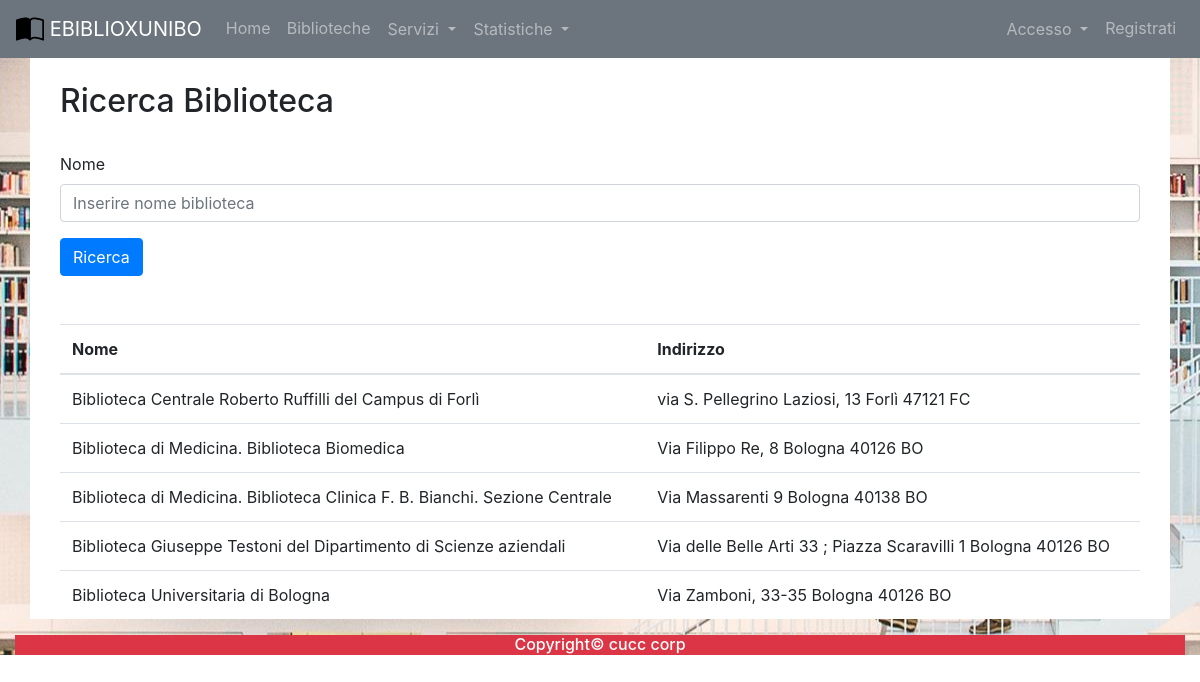
Page /biblioteche.php on the committed database.
### tables this page shows
create table BIBLIOTECA(
    Nome varchar(255) primary key,
    Email varchar(255),
    SitoWeb varchar(255),
    Indirizzo varchar(255),
    Latitudine decimal(16,12),
    Longitudine decimal(16,12),
    Note text
);

### includes/autoloader.inc.php (called while the page is built, shortened)
<?php
    function myAutoLoader($className){
        $path = "C:\\xampp\\htdocs\\Ebiblio\\controller\\";
        $extension = ".class.php";
        $fullPath = $path.$className.$extension;
    }
?>

### controller/dbh.class.php (called while the page is built)
<?php
    class Dbh {
        private static $dbInstance;
        private $db;
        public static function getInstance() {
            if(is_null(Dbh::$dbInstance)) {
                self::$dbInstance = new Dbh();
            }
            return self::$dbInstance;
        }
        private function __construct() {
            try {
                $this->db = new PDO(
                    'mysql:host=localhost;dbname=ebiblio;charset=utf8',
                    'root',
                    '1590');
                $this->db->setAttribute(PDO::ATTR_ERRMODE, PDO::ERRMODE_EXCEPTION);
                $this->db->setAttribute(PDO::ATTR_EMULATE_PREPARES, true);
            } catch (PDOException $pdo) {
                echo "No database found! Please run the database server to proceed!";
            }
        }
        public function getDb() {
            return $this->db;
        }
    }
?>

### controller/bibliotecaController.class.php (called while the page is built, shortened)
<?php
    class BibliotecaController{
        public function list(){
            $query = "SELECT * FROM Biblioteca";
            $stmt = Dbh::getInstance()
                ->getDb()
                ->prepare($query);
            $stmt-> execute();
            return $stmt -> fetchAll(PDO::FETCH_ASSOC);
        }
    }

### biblioteche.php (the view, shortened to what this page needs)
<?php
include('/xampp/htdocs/ebiblio/main_partials/menu.php');
$biblioCon = new BibliotecaController();
?>
<div class="container-fluid " style="
background: url('/ebiblio/images/scaffa.jpg') no-repeat  ;
">
  <div class="container" style="background-color: white;">
    <br>
        <div class="container">
          <h2>Ricerca Biblioteca</h2>
          <form action="" method="POST">
            <div class="form-group">
              <label for="nomeId">Nome</label>
              <input type="text" class="form-control" name="Nome" id="nomeId" aria-describedby="emailHelp" placeholder="Inserire nome biblioteca">
            </div>
            <input type="submit" name="biblioform_submitted" class="btn btn-primary" value="Ricerca"></input>
          </form>
          <table class="table table-hover">
            <thead>
              <tr>
                <th>Nome</th>
                <th>Indirizzo</th>
              </tr>
            </thead>
            <tbody>
              <?php
              if (isset($_POST['biblioform_submitted'])) {
                $nometrim = trim($_POST['Nome']);
                if (ctype_space($nometrim)||$nometrim=='') {
                  echo "Nome ricerca biblioteca vuoto";
                } else {
                  $res = $biblioCon->getLikeBiblioteca($_POST['Nome']);
                  if (count($res) <= 0) {
                    echo "Nessun risultato corrispondente";
                  }
                  for ($i = 0; $i < count($res); $i++) {
                    echo '<tr ' . 'onclick="window.location.assign(\'http://localhost/ebiblio/biblioinfo?Nome=' . $res[$i]['Nome'] .
                      '&Latitudine=' . $res[$i]['Latitudine'] . '&Longitudine=' . $res[$i]['Longitudine'] . '&Indirizzo=' . $res[$i]['Indirizzo'] .
                      '\');"' . '>';
                    echo '<td>' . $res[$i]['Nome'] . '</td>';
                    echo '<td>'  . $res[$i]['Indirizzo'] . '</td>';
                    echo '</tr>';
                  }
                }
              } else {
                $res = $biblioCon->list();
                for ($i = 0; $i < count($res); $i++) {
                  echo '<tr ' . 'onclick="window.location.assign(\'http://localhost/ebiblio/biblioinfo?Nome=' . $res[$i]['Nome'] .
                    '&Latitudine=' . $res[$i]['Latitudine'] . '&Longitudine=' . $res[$i]['Longitudine'] . '&Indirizzo=' . $res[$i]['Indirizzo'] .
                    '\');"' . '>';
                  echo '<td>' . $res[$i]['Nome'] . '</td>';
                  echo '<td>'  . $res[$i]['Indirizzo'] . '</td>';
                  echo '</tr>';
                }
              }
              ?>
            </tbody>
          </table>
    </div>
  </div>
  <?php
  include('/xampp/htdocs/ebiblio/main_partials/footer.php');
  ?>

### main_partials/menu.php (shortened to what this page needs)
<?php
require_once('/xampp/htdocs/Ebiblio/includes/autoloader.inc.php');
?>
<!DOCTYPE html>
<html lang="en">
<head>
    <link rel="stylesheet" href="https://stackpath.bootstrapcdn.com/bootstrap/4.3.1/css/bootstrap.min.css">
    <link rel="stylesheet" href="https://maxcdn.bootstrapcdn.com/bootstrap/4.5.2/css/bootstrap.min.css">
    <link rel="stylesheet" href="https://unpkg.com/leaflet@1.7.1/dist/leaflet.css" />
    <link rel="stylesheet" href="http://code.jquery.com/ui/1.11.4/themes/smoothness/jquery-ui.css">
    <link rel="stylesheet" href="https://unpkg.com/leaflet@1.7.1/dist/leaflet.css" />
</head>
<body>
    <nav class="navbar navbar-expand-md navbar-dark bg-secondary">
        <a href="/ebiblio" class="navbar-brand">
            <img src="http:\ebiblio\images\book-half.svg" height="28">
            EBIBLIOXUNIBO
        </a>
        <div class="collapse navbar-collapse" id="navbarCollapse">
            <div class="navbar-nav">
                <a href="/ebiblio" class="nav-item nav-link">Home</a>
                <a href="/ebiblio/biblioteche.php" class="nav-item nav-link">Biblioteche</a>
                <div class="dropdown">
                    <button class="btn btn-secondary dropdown-toggle nav-item nav-link" type="button" id="dropdownMenuButton" data-toggle="dropdown" aria-haspopup="true" aria-expanded="false">
                        Servizi
                    </button>
                </div>
                <div class="dropdown">
                    <button class="btn btn-secondary dropdown-toggle nav-item nav-link" type="button" id="dropdownMenuButton" data-toggle="dropdown" aria-haspopup="true" aria-expanded="false">
                        Statistiche
                    </button>
                </div>
            </div>
            <div class="navbar-nav ml-auto">
            <?php
            if(isset($_SESSION["email"])){
               echo"<a href='/ebiblio/logout.php' class='nav-item nav-link'>Logout</a></li>";
            }else{
               echo "<div class='dropdown'>
               <button class='btn btn-secondary dropdown-toggle nav-item nav-link' type='button' id='dropdownMenuButton' data-toggle='dropdown' aria-haspopup='true' aria-expanded='false'>
                   Accesso
               </button>
               <div class='dropdown-menu' aria-labelledby='dropdownMenuButton'>
                   <a class='dropdown-item' href='/ebiblio/accesso/acc_volo.php'>Volontario</a>
                   <a class='dropdown-item' href='/ebiblio/accesso/acc_amm.php'>Amministratore</a>
                   <a class='dropdown-item' href='/ebiblio/accesso/acc_utiliz.php'>Utilizzatore</a>
               </div>
           </div>";
               echo"<a href='/ebiblio/registrazione.php' class='nav-item nav-link'>Registrati</a>";
            }
            ?>
            </div>
        </div>
    </nav>

### main_partials/footer.php
<div class="container-fluid bg-danger text-white text-center">
        <h6>Copyright© cucc corp</h6>
</div>
</body>
</html>

### rows in the picture
biblioteca: Nome "Biblioteca Centrale Roberto Ruffilli del Campus di Forlì", Indirizzo "via S. Pellegrino Laziosi, 13 Forlì 47121 FC"
biblioteca: Nome "Biblioteca di Medicina. Biblioteca Biomedica", Indirizzo "Via Filippo Re, 8 Bologna 40126 BO"
biblioteca: Nome "Biblioteca di Medicina. Biblioteca Clinica F. B. Bianchi. Sezione Centrale", Indirizzo "Via Massarenti 9 Bologna 40138 BO"
biblioteca: Nome "Biblioteca Giuseppe Testoni del Dipartimento di Scienze aziendali", Indirizzo "Via delle Belle Arti 33 ; Piazza Scaravilli 1 Bologna 40126 BO"
biblioteca: Nome "Biblioteca Universitaria di Bologna", Indirizzo "Via Zamboni, 33-35 Bologna 40126 BO"
